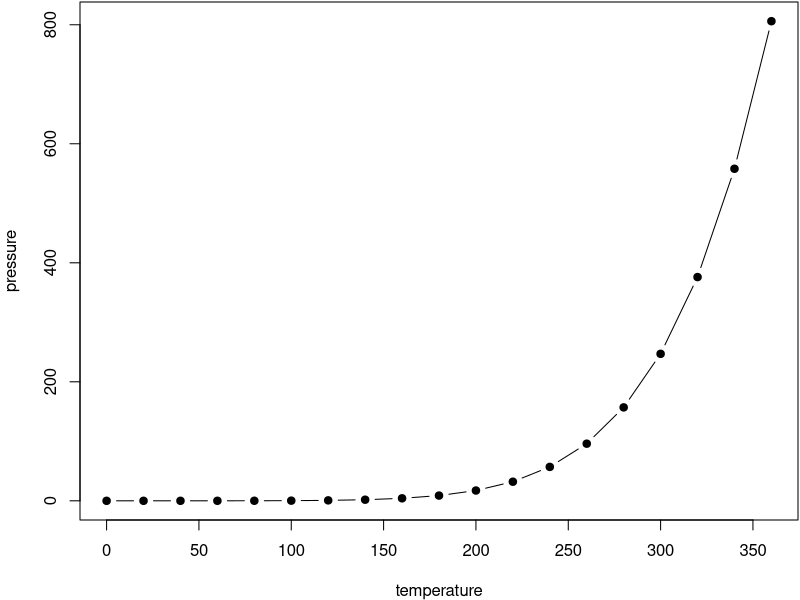
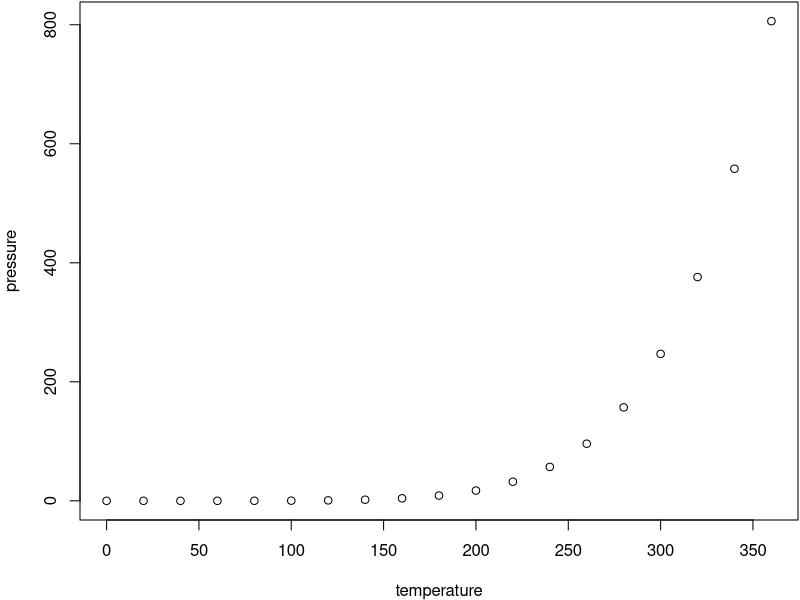

Write the R code that produced these figures, in order. (Note: this script raises an error after producing the figures.)
## ---- chunk 1
par(mar = c(4, 4, .1, .1))
plot(pressure, type = 'b', pch = 19)
## ---- chunk 2
knitr::kable(
  head(iris, 20), caption = 'Here is a nice table!',
  booktabs = TRUE
)
## ---- chunk 3
summary(cars)
## ---- chunk 4
plot(pressure)
## ---- chunk 5
knitr::include_graphics('images/logo_psicostat.png')
## ---- chunk 6
plot(rnorm(10))
## ---- chunk 7
data(iris)

knitr::kable(iris[1:5,], caption = "Una esempio di tabella")
